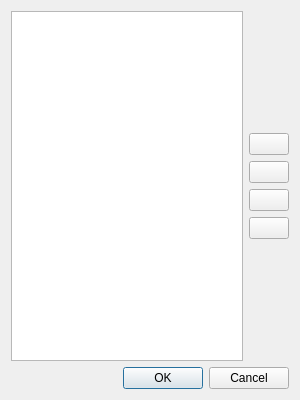
<?xml version="1.0" encoding="UTF-8"?>
<ui version="4.0">
 <class>DlgListEditor</class>
 <widget class="QDialog" name="DlgListEditor">
  <property name="geometry">
   <rect>
    <x>0</x>
    <y>0</y>
    <width>300</width>
    <height>400</height>
   </rect>
  </property>
  <property name="windowTitle">
   <string>List Editor</string>
  </property>
  <layout class="QVBoxLayout" name="verticalLayout_2">
   <item>
    <layout class="QHBoxLayout" name="horizontalLayout">
     <item>
      <widget class="QListWidget" name="listWidget">
       <property name="selectionMode">
        <enum>QAbstractItemView::SelectionMode::ExtendedSelection</enum>
       </property>
      </widget>
     </item>
     <item>
      <layout class="QVBoxLayout" name="verticalLayout">
       <item>
        <spacer name="verticalSpacer">
         <property name="orientation">
          <enum>Qt::Orientation::Vertical</enum>
         </property>
         <property name="sizeHint" stdset="0">
          <size>
           <width>20</width>
           <height>40</height>
          </size>
         </property>
        </spacer>
       </item>
       <item>
        <widget class="QPushButton" name="pbAdd">
         <property name="text">
          <string/>
         </property>
         <property name="icon">
          <iconset theme="QIcon::ThemeIcon::ListAdd"/>
         </property>
        </widget>
       </item>
       <item>
        <widget class="QPushButton" name="pbRemove">
         <property name="text">
          <string/>
         </property>
         <property name="icon">
          <iconset theme="QIcon::ThemeIcon::ListRemove"/>
         </property>
        </widget>
       </item>
       <item>
        <widget class="QPushButton" name="pbMoveUp">
         <property name="text">
          <string/>
         </property>
         <property name="icon">
          <iconset theme="QIcon::ThemeIcon::GoUp"/>
         </property>
        </widget>
       </item>
       <item>
        <widget class="QPushButton" name="pbMoveDown">
         <property name="text">
          <string/>
         </property>
         <property name="icon">
          <iconset theme="QIcon::ThemeIcon::GoDown"/>
         </property>
        </widget>
       </item>
       <item>
        <spacer name="verticalSpacer_2">
         <property name="orientation">
          <enum>Qt::Orientation::Vertical</enum>
         </property>
         <property name="sizeHint" stdset="0">
          <size>
           <width>20</width>
           <height>40</height>
          </size>
         </property>
        </spacer>
       </item>
      </layout>
     </item>
    </layout>
   </item>
   <item>
    <widget class="QDialogButtonBox" name="buttonBox">
     <property name="orientation">
      <enum>Qt::Orientation::Horizontal</enum>
     </property>
     <property name="standardButtons">
      <set>QDialogButtonBox::StandardButton::Cancel|QDialogButtonBox::StandardButton::Ok</set>
     </property>
    </widget>
   </item>
  </layout>
 </widget>
 <resources/>
 <connections>
  <connection>
   <sender>buttonBox</sender>
   <signal>accepted()</signal>
   <receiver>DlgListEditor</receiver>
   <slot>accept()</slot>
   <hints>
    <hint type="sourcelabel">
     <x>248</x>
     <y>254</y>
    </hint>
    <hint type="destinationlabel">
     <x>157</x>
     <y>274</y>
    </hint>
   </hints>
  </connection>
  <connection>
   <sender>buttonBox</sender>
   <signal>rejected()</signal>
   <receiver>DlgListEditor</receiver>
   <slot>reject()</slot>
   <hints>
    <hint type="sourcelabel">
     <x>316</x>
     <y>260</y>
    </hint>
    <hint type="destinationlabel">
     <x>286</x>
     <y>274</y>
    </hint>
   </hints>
  </connection>
 </connections>
</ui>
